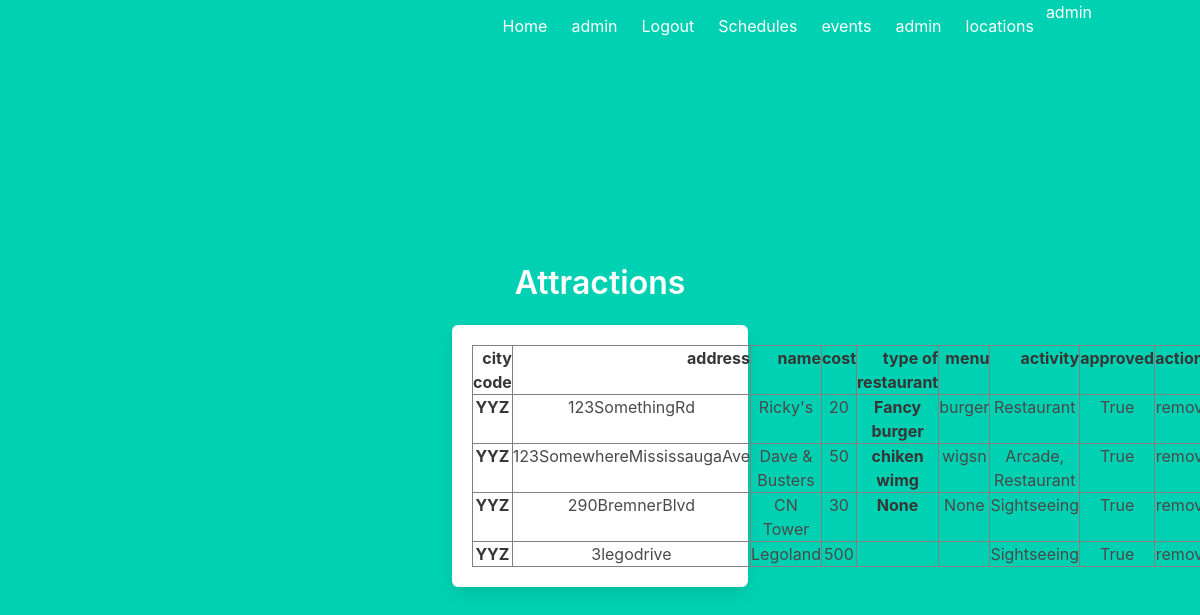
Page /admin/attractions (signed in) on the committed database.
### models.py (models this page shows, shortened)
class User(UserMixin, db.Model):
    id = db.Column(db.Integer, primary_key=True)
    firstName = db.Column(db.String(64), nullable = False)
    lastName = db.Column(db.String(64), nullable = True)
    phone_no = db.Column(db.Integer, nullable = True)
    email = db.Column(db.String(320), unique = True, nullable = False)
    isAdmin = db.Column(db.Boolean, nullable=False)
    password = db.Column(db.String(100), nullable = False) # TODO implement hash for password once everything is good
    reviews = db.relationship('Review', backref='user', lazy = True)
    schedules = db.relationship('Schedule', backref='user', lazy = True)
    events = db.relationship('Event', backref = 'user', lazy = True)

class Attraction(db.Model):
    cityCode = db.Column(db.String, db.ForeignKey('city.airportCode'), nullable = False)
    Address = db.Column(db.String(300), primary_key  =True)
    Name = db.Column(db.String(200), nullable = False)
    Cost = db.Column(db.Integer, nullable = False) #rank from 0-3 in terms of free to expensive
    typeOfRestaurant = db.Column(db.String(), nullable = True)
    menu = db.Column(db.String(), nullable = True)
    activity = db.Column(db.String(50), nullable = False)
    approvedFlag = db.Column(db.Boolean, nullable = False)

### adminView.py (the view)
@adminView.route('/admin/attractions')
def adminAttractions():
    check = current_user.get_id()
    user = User.query.filter_by(id = check).first()
    if not user or not user.isAdmin:
        return redirect(url_for('main.index'))
    attractions = Attraction.query.order_by(Attraction.Address).all()
    return render_template('admin/attractions.html', attractions = attractions)

### app.py (called while the page is built)
@lm.user_loader
def load_user(user_id):
    return User.query.get(int(user_id))

### templates/admin/attractions.html (shortened to what this page needs)
{% extends "base.html" %}
{% block content %}
<div class="column is-4 is-offset-4">
    <h3 class="title">Attractions</h3>
    <div class="box">
        {% if attractions%}
            <table border="1" class="dataframe">
                <thead>
                  <tr style="text-align: right;">
                    <th>city code</th>
                    <th>address</th>
                    <th>name</th>
                    <th>cost</th>
                    <th>type of restaurant</th>
                    <th>menu</th>
                    <th>activity</th>
                    <th>approved</th>
                    <th>actions</th>
                  </tr>
                </thead>
                <tbody>
                    {% for row in attractions %}
                        <tr>
                              <th>{{row['cityCode']}}</th>
                              <td>{{row['Address']}}</td>
                              <td>{{row['Name']}}</td>
                              <td>{{row['Cost']}}</td>
                              <th>{{row['typeOfRestaurant']}}</th>
                              <td>{{row['menu']}}</td>
                              <td>{{row['activity']}}</td>
                              <td>{{row['approvedFlag']}}</td>
                              <td>
                                <a href="/admin/attractions/{{row['Address']}}/remove">remove</a>
                            </td>
                        </tr>
                    {% endfor %}
                </tbody>
              </table>
        {% else %}
            <h3>nothing yet</h3>
        {% endif %}
    </div>
</div>
{% endblock %}

### templates/base.html (shortened to what this page needs)
<!DOCTYPE html>
<html>
<head>
    <link rel="stylesheet" href="https://cdnjs.cloudflare.com/ajax/libs/bulma/0.7.2/css/bulma.min.css" />
</head>
<body>
    <section class="hero is-primary is-fullheight">
        <div class="hero-head">
            <nav class="navbar">
                <div class="container">
                    <div id="navbarMenuHeroA" class="navbar-menu">
                        <div class="navbar-end">
                            <a href="{{ url_for('main.index') }}" class="navbar-item">
                                Home
                            </a>
                            {% if current_user.is_authenticated %}
                            <a href="{{ url_for('auth.profile') }}" class="navbar-item">
                                {{current_user['firstName']}}
                            </a>
                            <a href="{{ url_for('auth.logout') }}" class="navbar-item">
                                Logout
                            </a>
                            {% endif %}
                            <a href="{{ url_for('sched.schedules') }}" class="navbar-item">
                                Schedules
                            </a>
                            <a href="{{ url_for('sched.events') }}" class="navbar-item">
                                events
                            </a>
                            {% if current_user.isAdmin %}
                            <a href="{{ url_for('adminView.admin') }}" class="navbar-item">
                                admin
                            </a>
                            {% endif %}
                            <a href="{{ url_for('area.locations') }}" class="navbar-item">
                                locations
                            </a>
                            {% if current_user.isAdmin %}
                            <a>admin</a>
                            {% endif %}
                        </div>
                    </div>
                </div>
            </nav>
        </div>
        <div class="hero-body">
            <div class="container has-text-centered">
               {% block content %}
               {% endblock %}
            </div>
        </div>
    </section>
</body>
</html>

### rows in the picture
User: firstName "admin"
Attraction: cityCode "YYZ", Address "123SomethingRd", Name "Ricky's", Cost "20", typeOfRestaurant "Fancy burger", menu "burger", activity "Restaurant", approvedFlag "True"
Attraction: cityCode "YYZ", Address "123SomewhereMississaugaAve", Name "Dave & Busters", Cost "50", typeOfRestaurant "chiken wimg", menu "wigsn", activity "Arcade, Restaurant", approvedFlag "True"
Attraction: cityCode "YYZ", Address "290BremnerBlvd", Name "CN Tower", Cost "30", typeOfRestaurant "None", menu "None", activity "Sightseeing", approvedFlag "True"
Attraction: cityCode "YYZ", Address "3legodrive", Name "Legoland", Cost "500", activity "Sightseeing", approvedFlag "True"
